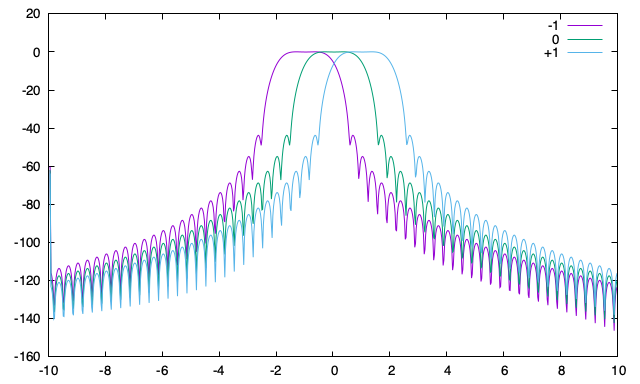

Write gnuplot code to recreate this figure.
plot "< node sweep.js" u 1:2 w l t "-1", "< node sweep.js" u 1:3 w l t "0", "< node sweep.js" u 1:4 w l t "+1"
pause -1 "Press the any key to exit"
